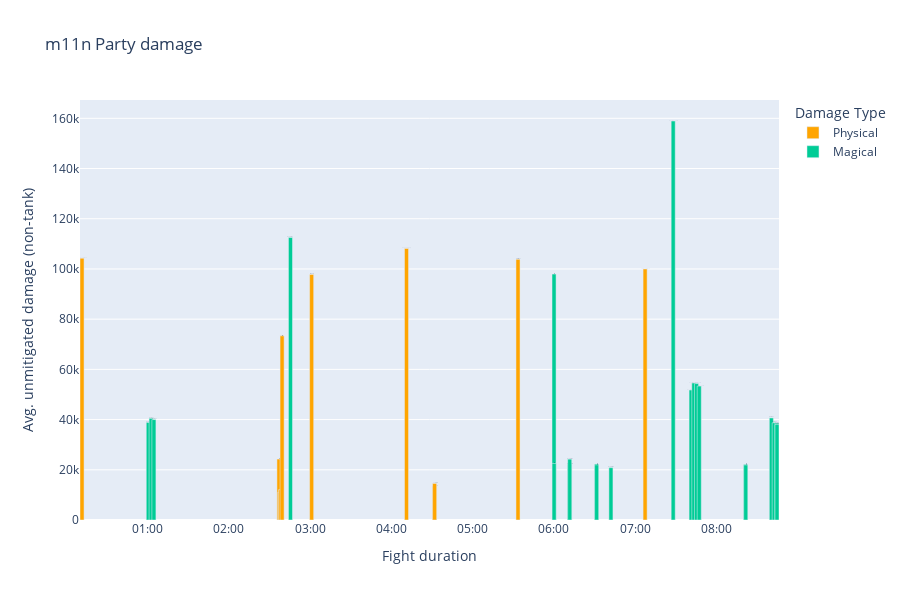

Notebook code for this chart:
### Code cell
fig = incoming_damage.plot_party_damage("m11n")
fig.show()

### Figure 1 — Plotly figure (JSON) as saved in the notebook; plotly's stock layout.template omitted (floating-point values rounded to 4 significant figures)
{"data": [{"customdata": [["Crown of Arcadia", "Raidwide", "Physical"], ["Dance of Domination", "Multi hit slashy slash", "Physical"], ["Dance of Domination", "Multi hit slashy slash", "Physical"], ["Dance of Domination", "Multi hit slashy slash", "Physical"], ["Dance of Domination", "Multi hit slashy slash", "Physical"], ["Impact", "Spread puddle", "Physical"], ["One and Only", "Raidwide ult", "Physical"], ["Cosmic Kiss", "Meteor tower", "Physical"], ["Cosmic Kiss", "Meteor tower", "Physical"], ["Flatliner", "Knockup", "Physical"], ["Crown of Arcadia", "Raidwide", "Physical"]], "hovertemplate": "Damage Type=%{customdata[2]}<br>Fight duration=%{x}<br>Avg. unmitigated damage (non-tank)=%{y}<br>Ability=%{customdata[0]}<br>Description=%{customdata[1]}<extra></extra>", "legendgroup": "Physical", "marker": {"color": "orange", "pattern": {"shape": ""}}, "name": "Physical", "orientation": "v", "showlegend": true, "text": ["Crown of Arcadia", "Dance of Domination", "Dance of Domination", "Dance of Domination", "Dance of Domination", "Impact", "One and Only", "Cosmic Kiss", "Cosmic Kiss", "Flatliner", "Crown of Arcadia"], "textposition": "auto", "type": "bar", "width": 3000, "x": ["2000-01-01T00:00:11.535000", "2000-01-01T00:02:36.986000", "2000-01-01T00:02:37.563000", "2000-01-01T00:02:38.144000", "2000-01-01T00:02:39.300000", "2000-01-01T00:03:01.132000", "2000-01-01T00:04:11.199000", "2000-01-01T00:04:31.908000", "2000-01-01T00:04:31.951000", "2000-01-01T00:05:33.554000", "2000-01-01T00:07:07.426000"], "xaxis": "x", "y": [104289, 24281, 11034, 12066, 73348, 97813, 108152, 13502, 14563, 103820, 99983], "yaxis": "y"}, {"customdata": [["Comet", "Spread puddle", "Magical"], ["Comet", "Spread puddle", "Magical"], ["Comet", "Spread puddle", "Magical"], ["Explosion", "Knockup", "Magical"], ["Mammoth Meteor", "Proximity damage", "Magical"], ["Mammoth Meteor", "Proximity damage", "Magical"], ["Explosion", "Knockup", "Magical"], ["Explosion", "Knockup", "Magical"], ["Explosion", "Knockup", "Magical"], ["Mammoth Meteor", "Proximity damage", "Magical"], ["Mammoth Meteor", "Proximity damage", "Magical"], ["Explosion", "Knockup", "Magical"], ["Heartbreak Kick", "Multi hit tower", "Magical"], ["Heartbreak Kick", "Multi hit tower", "Magical"], ["Heartbreak Kick", "Multi hit tower", "Magical"], ["Heartbreak Kick", "Multi hit tower", "Magical"], ["Heartbreak Kick", "Multi hit tower", "Magical"], ["Mammoth Meteor", "Proximity damage", "Magical"], ["Mammoth Meteor", "Proximity damage", "Magical"], ["Comet", "Spread puddle", "Magical"], ["Comet", "Spread puddle", "Magical"], ["Comet", "Spread puddle", "Magical"], ["Comet", "Spread puddle", "Magical"]], "hovertemplate": "Damage Type=%{customdata[2]}<br>Fight duration=%{x}<br>Avg. unmitigated damage (non-tank)=%{y}<br>Ability=%{customdata[0]}<br>Description=%{customdata[1]}<extra></extra>", "legendgroup": "Magical", "marker": {"color": "#00cc96", "pattern": {"shape": ""}}, "name": "Magical", "orientation": "v", "showlegend": true, "text": ["Comet", "Comet", "Comet", "Explosion", "Mammoth Meteor", "Mammoth Meteor", "Explosion", "Explosion", "Explosion", "Mammoth Meteor", "Mammoth Meteor", "Explosion", "Heartbreak Kick", "Heartbreak Kick", "Heartbreak Kick", "Heartbreak Kick", "Heartbreak Kick", "Mammoth Meteor", "Mammoth Meteor", "Comet", "Comet", "Comet", "Comet"], "textposition": "auto", "type": "bar", "width": 3000, "x": ["2000-01-01T00:01:00.477000", "2000-01-01T00:01:02.569000", "2000-01-01T00:01:04.617000", "2000-01-01T00:02:45.493000", "2000-01-01T00:06:00.162500", "2000-01-01T00:06:00.229500", "2000-01-01T00:06:11.657000", "2000-01-01T00:06:11.701000", "2000-01-01T00:06:11.746000", "2000-01-01T00:06:31.567000", "2000-01-01T00:06:31.612000", "2000-01-01T00:06:42.185000", "2000-01-01T00:07:28.169000", "2000-01-01T00:07:41.409500", "2000-01-01T00:07:43.412500", "2000-01-01T00:07:45.415000", "2000-01-01T00:07:47.420000", "2000-01-01T00:08:21.713000", "2000-01-01T00:08:21.735500", "2000-01-01T00:08:40.674000", "2000-01-01T00:08:42.769000", "2000-01-01T00:08:44.820000", "2000-01-01T00:08:44.822000"], "xaxis": "x", "y": [38888, 40509, 40000, 112519, 97946, 22540, 22132, 22290, 24238, 22326, 21976, 20854, 158930, 51780, 54566, 54333, 53338, 22175, 21931, 40664, 38727, 38573, 38017], "yaxis": "y"}], "layout": {"barmode": "relative", "height": 600, "legend": {"title": {"text": "Damage Type"}, "tracegroupgap": 0}, "title": {"text": "m11n Party damage"}, "xaxis": {"anchor": "y", "domain": [0, 1], "tickformat": "%M:%S", "title": {"text": "Fight duration"}}, "yaxis": {"anchor": "x", "domain": [0, 1], "title": {"text": "Avg. unmitigated damage (non-tank)"}}}}
